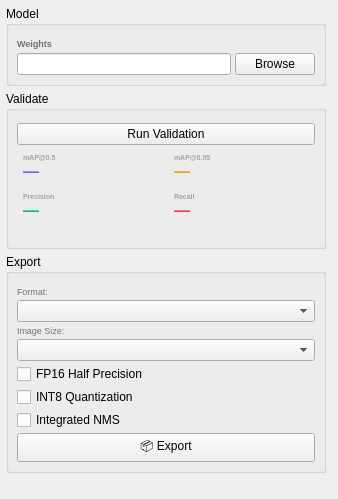
<?xml version="1.0" encoding="UTF-8"?>
<ui version="4.0">
 <class>ValExportPage</class>
 <widget class="QWidget" name="ValExportPage">
<layout class="QHBoxLayout" name="mainLo">
   <property name="leftMargin">
       <number>6</number>
      </property><property name="topMargin">
       <number>6</number>
      </property>
   <property name="rightMargin">
       <number>6</number>
      </property><property name="bottomMargin">
       <number>6</number>
      </property>
   <property name="spacing">
       <number>6</number>
      </property>

   <item>
    <widget class="QWidget" name="leftPanel" native="true">
     <property name="minimumSize"><size><width>320</width><height>0</height></size></property>
     <property name="maximumSize"><size><width>320</width><height>16777215</height></size></property>
     <layout class="QVBoxLayout" name="leftLo">
      <property name="leftMargin">
       <number>0</number>
      </property><property name="topMargin">
       <number>0</number>
      </property>
      <property name="rightMargin">
       <number>0</number>
      </property><property name="bottomMargin">
       <number>0</number>
      </property>
      <property name="spacing">
       <number>5</number>
      </property>

      <item><widget class="QGroupBox" name="modelGroup">
       <property name="title"><string>Model</string></property>
       <layout class="QVBoxLayout" name="modelLo">
        <property name="leftMargin">
       <number>8</number>
      </property><property name="topMargin">
       <number>12</number>
      </property>
        <property name="rightMargin">
       <number>8</number>
      </property><property name="bottomMargin">
       <number>8</number>
      </property>
        <property name="spacing">
       <number>4</number>
      </property>
        <item><widget class="QLabel" name="modelLabel">
         <property name="text"><string>Weights</string></property>
         <property name="styleSheet"><string>font-size:9px;color:#78716c;font-weight:500;</string></property>
        </widget></item>
        <item><layout class="QHBoxLayout" name="weightsRow">
         <item><widget class="QLineEdit" name="_w"/></item>
         <item><widget class="QPushButton" name="browseBtn">
          <property name="text"><string>Browse</string></property>
         </widget></item>
        </layout></item>
       </layout>
      </widget></item>

      <item><widget class="QGroupBox" name="validateGroup">
       <property name="title"><string>Validate</string></property>
       <layout class="QVBoxLayout" name="validateLo">
        <property name="leftMargin">
       <number>8</number>
      </property><property name="topMargin">
       <number>12</number>
      </property>
        <property name="rightMargin">
       <number>8</number>
      </property><property name="bottomMargin">
       <number>8</number>
      </property>
        <property name="spacing">
       <number>4</number>
      </property>
        <item><widget class="QPushButton" name="_val_btn">
         <property name="text"><string>Run Validation</string></property>
        </widget></item>
        <item><layout class="QGridLayout" name="valMetricsGrid">
         <property name="horizontalSpacing">
       <number>3</number>
      </property><property name="verticalSpacing">
       <number>3</number>
      </property>
         <item row="0" column="0">
          <widget class="QWidget" name="m50CardVE" native="true">
           <layout class="QVBoxLayout" name="m50CardLoVE">
            <property name="leftMargin">
       <number>6</number>
      </property><property name="topMargin">
       <number>4</number>
      </property>
            <property name="rightMargin">
       <number>6</number>
      </property><property name="bottomMargin">
       <number>4</number>
      </property>
            <property name="spacing">
       <number>0</number>
      </property>
            <item><widget class="QLabel" name="m50LabelVE">
             <property name="text"><string>mAP@0.5</string></property>
             <property name="styleSheet"><string>font-size:7px;color:#a8a29e;font-weight:500;qproperty-alignment:AlignCenter;</string></property>
            </widget></item>
            <item><widget class="QLabel" name="_vm50">
             <property name="text"><string>—</string></property>
             <property name="styleSheet"><string>font-size:16px;font-weight:700;color:#6366f1;qproperty-alignment:AlignCenter;</string></property>
            </widget></item>
           </layout>
          </widget>
         </item>
         <item row="0" column="1">
          <widget class="QWidget" name="m95CardVE" native="true">
           <layout class="QVBoxLayout" name="m95CardLoVE">
            <property name="leftMargin">
       <number>6</number>
      </property><property name="topMargin">
       <number>4</number>
      </property>
            <property name="rightMargin">
       <number>6</number>
      </property><property name="bottomMargin">
       <number>4</number>
      </property>
            <property name="spacing">
       <number>0</number>
      </property>
            <item><widget class="QLabel" name="m95LabelVE">
             <property name="text"><string>mAP@0.95</string></property>
             <property name="styleSheet"><string>font-size:7px;color:#a8a29e;font-weight:500;qproperty-alignment:AlignCenter;</string></property>
            </widget></item>
            <item><widget class="QLabel" name="_vm95">
             <property name="text"><string>—</string></property>
             <property name="styleSheet"><string>font-size:16px;font-weight:700;color:#f59e0b;qproperty-alignment:AlignCenter;</string></property>
            </widget></item>
           </layout>
          </widget>
         </item>
         <item row="1" column="0">
          <widget class="QWidget" name="pCardVE" native="true">
           <layout class="QVBoxLayout" name="pCardLoVE">
            <property name="leftMargin">
       <number>6</number>
      </property><property name="topMargin">
       <number>4</number>
      </property>
            <property name="rightMargin">
       <number>6</number>
      </property><property name="bottomMargin">
       <number>4</number>
      </property>
            <property name="spacing">
       <number>0</number>
      </property>
            <item><widget class="QLabel" name="pLabelVE">
             <property name="text"><string>Precision</string></property>
             <property name="styleSheet"><string>font-size:7px;color:#a8a29e;font-weight:500;qproperty-alignment:AlignCenter;</string></property>
            </widget></item>
            <item><widget class="QLabel" name="_vp">
             <property name="text"><string>—</string></property>
             <property name="styleSheet"><string>font-size:16px;font-weight:700;color:#10b981;qproperty-alignment:AlignCenter;</string></property>
            </widget></item>
           </layout>
          </widget>
         </item>
         <item row="1" column="1">
          <widget class="QWidget" name="rCardVE" native="true">
           <layout class="QVBoxLayout" name="rCardLoVE">
            <property name="leftMargin">
       <number>6</number>
      </property><property name="topMargin">
       <number>4</number>
      </property>
            <property name="rightMargin">
       <number>6</number>
      </property><property name="bottomMargin">
       <number>4</number>
      </property>
            <property name="spacing">
       <number>0</number>
      </property>
            <item><widget class="QLabel" name="rLabelVE">
             <property name="text"><string>Recall</string></property>
             <property name="styleSheet"><string>font-size:7px;color:#a8a29e;font-weight:500;qproperty-alignment:AlignCenter;</string></property>
            </widget></item>
            <item><widget class="QLabel" name="_vr">
             <property name="text"><string>—</string></property>
             <property name="styleSheet"><string>font-size:16px;font-weight:700;color:#ef4444;qproperty-alignment:AlignCenter;</string></property>
            </widget></item>
           </layout>
          </widget>
         </item>
        </layout></item>
        <item><widget class="QLabel" name="_vt">
         <property name="text"><string></string></property>
         <property name="wordWrap"><bool>true</bool></property>
         <property name="textFormat"><enum>Qt::RichText</enum></property>
         <property name="visible"><bool>false</bool></property>
         <property name="styleSheet"><string>font-size:9px;color:#1c1917;</string></property>
        </widget></item>
       </layout>
      </widget></item>

      <item><widget class="QGroupBox" name="exportGroup">
       <property name="title"><string>Export</string></property>
       <layout class="QVBoxLayout" name="exportLo">
        <property name="leftMargin">
       <number>8</number>
      </property><property name="topMargin">
       <number>12</number>
      </property>
        <property name="rightMargin">
       <number>8</number>
      </property><property name="bottomMargin">
       <number>8</number>
      </property>
        <property name="spacing">
       <number>3</number>
      </property>
        <item><widget class="QLabel" name="fmtLabel">
         <property name="text"><string>Format:</string></property>
         <property name="styleSheet"><string>font-size:9px;color:#78716c;</string></property>
        </widget></item>
        <item><widget class="QComboBox" name="_fmt"/></item>
        <item><widget class="QLabel" name="szLabel">
         <property name="text"><string>Image Size:</string></property>
         <property name="styleSheet"><string>font-size:9px;color:#78716c;</string></property>
        </widget></item>
        <item><widget class="QComboBox" name="_sz"/></item>
        <item><widget class="QCheckBox" name="_half">
         <property name="text"><string>FP16 Half Precision</string></property>
        </widget></item>
        <item><widget class="QCheckBox" name="_int8">
         <property name="text"><string>INT8 Quantization</string></property>
        </widget></item>
        <item><widget class="QCheckBox" name="_nms">
         <property name="text"><string>Integrated NMS</string></property>
        </widget></item>
        <item><widget class="QPushButton" name="_exp_btn">
         <property name="text"><string>📦 Export</string></property>
        </widget></item>
       </layout>
      </widget></item>
      <item><spacer><property name="orientation">
       <enum>Vertical</enum>
      </property>
       <property name="sizeHint" stdset="0"><size><width>20</width><height>20</height></size></property>
      </spacer></item>
     </layout>
    </widget>
   </item>

   <item>
    <widget class="QWidget" name="rightPanel" native="true">
     <layout class="QVBoxLayout" name="rightLo">
      <property name="leftMargin">
       <number>0</number>
      </property><property name="topMargin">
       <number>0</number>
      </property>
      <property name="rightMargin">
       <number>0</number>
      </property><property name="bottomMargin">
       <number>0</number>
      </property>
      <property name="spacing">
       <number>6</number>
      </property>
      <item><widget class="Chart" name="_cm" native="true"/></item>
      <item><widget class="LogPanel" name="_log" native="true"/></item>
     </layout>
    </widget>
   </item>
  </layout>
 </widget>
 <resources/>
 <connections/>
 <customwidgets>
  <customwidget><class>Chart</class><extends>QWidget</extends><header>scripts.tabs.base</header></customwidget>
  <customwidget><class>LogPanel</class><extends>QWidget</extends><header>scripts.tabs.base</header></customwidget>
 </customwidgets>
</ui>
